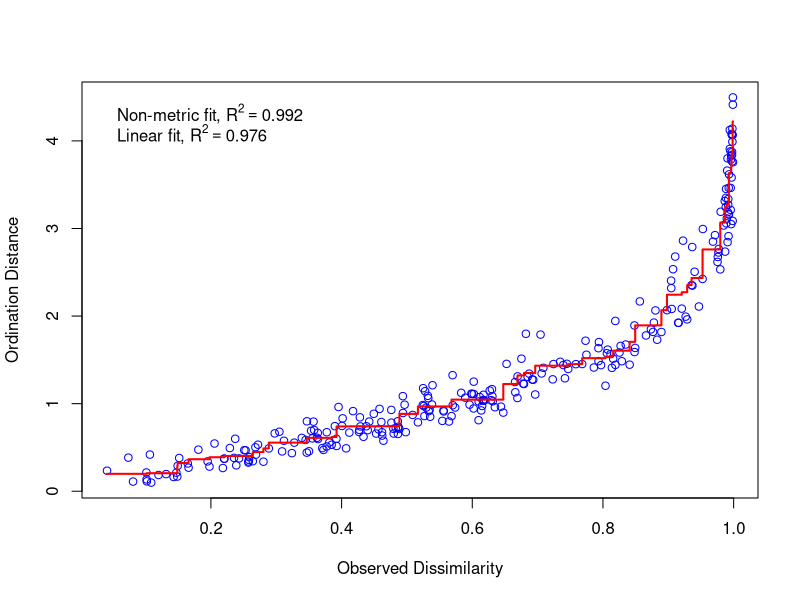
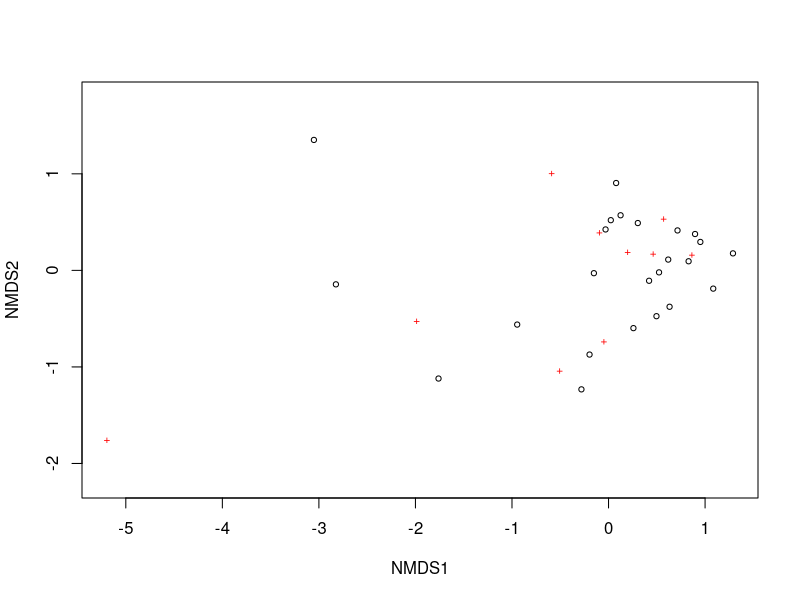

The R script that drew these images, in order: (Note: this script raises an error after producing the figures.)
#Figure 6 - NMDS of cyanos w/ toxin vectors

## libraries
library(tidyverse)
library(lubridate)
library(here)
library(vegan)
library(ggrepel)
library(patchwork)

## 2018 ####
phytos_2018 <- read_csv(here("data/processed_data/", "BP_PhytoTax_2018_KP.csv"))

cyanos_18 <- phytos_2018 %>% filter(Group == "Cyanophyte")

cyano_matrix_18 <- cyanos_18 %>%
  select(DOY,
         name_code,
         Cell_Density_L,
         Biomass_mg_m3) %>%
  group_by(DOY, name_code) %>%
  dplyr::summarize_at(vars(Cell_Density_L, Biomass_mg_m3), list(total = sum)) %>%
  droplevels()

cyano_matrix_18_biomass <- cyano_matrix_18 %>%
  select(DOY, name_code, Biomass_mg_m3_total) %>%
  pivot_wider(names_from = name_code, values_from =  Biomass_mg_m3_total, values_fill = 0)

##drop DOY 172 b/c no toxin sample that day
cyano_matrix_18_biomass <-cyano_matrix_18_biomass[-c(5),] 

##rename the Anabaena spp. to Dolichospermum 
cyano_matrix_18_biomass <- cyano_matrix_18_biomass %>% rename(Dol.flo = Ana.flo,
                                                              Dol.cra = Ana.cra,
                                                              Dol.sol = Ana.sol)

#drop DOY column for ordination
as.data.frame(cyano_matrix_18_biomass)
cyano_biomass_ord18 <- cyano_matrix_18_biomass[, -(1)]

#NMDS
set.seed(123)
cyano_nmds18 = metaMDS(cyano_biomass_ord18, distance = "bray", autotransform = F) 
cyano_nmds18

#checks
goodness(cyano_nmds18)
stressplot(cyano_nmds18)
ordiplot(cyano_nmds18)

##extract data scores 
cyano_datascores_18 = as.data.frame(scores(cyano_nmds18)) 
#add DOY column 
cyano_datascores_18$DOY = cyano_matrix_18_biomass$DOY
#check
head(cyano_datascores_18)

##extract species scores
cyano_speciesscores_18 <- as.data.frame(scores(cyano_nmds18, "species"))  
cyano_speciesscores_18$species <- rownames(cyano_speciesscores_18)  
head(cyano_speciesscores_18) 

##plot
cyano_nmdsplot_18 <- ggplot() + 
  ## geom_point(data=cyano_speciesscores_18, aes(x=NMDS1, y=NMDS2), size = 2.5, colour = "seagreen", shape = 8, stroke =1) +
  geom_text_repel(data=cyano_speciesscores_18,aes(x=NMDS1,y=NMDS2,label=species), size=4.5, colour = "seagreen4", fontface = "bold", alpha = 0.55, point.size = NA) +  # add the species labels
  geom_point(data=cyano_datascores_18,aes(x=NMDS1,y=NMDS2),size=2, alpha = 0.7) + # add the point markers
  geom_text_repel(data=cyano_datascores_18,aes(x=NMDS1,y=NMDS2,label=DOY),size=3.5, alpha = 0.7, box.padding = 0.3, fontface = "bold") +  # add the DOY labels ##coord_equal() +
  theme_bw() +
  theme(axis.title.x = element_text(size = 12, face = "bold"),
        axis.text.x = element_text(size = 12, face = "bold"),
        axis.title.y = element_text(size = 12, face = "bold"),
        axis.text.y = element_text(size = 12, face = "bold"),
        panel.grid.major = element_blank(),
        panel.grid.minor = element_blank())

cyano_nmdsplot_18_2 <- ggplot() + 
  ## geom_point(data=cyano_speciesscores_18, aes(x=NMDS1, y=NMDS2), size = 2.5, colour = "seagreen", shape = 8, stroke =1) +
  geom_text_repel(data=cyano_speciesscores_18,aes(x=NMDS1,y=NMDS2,label=species), size=4.5, colour = "seagreen4", fontface = "bold", alpha = 0.55, point.size = NA) +  # add the species labels
  geom_point(data=cyano_datascores_18,aes(x=NMDS1,y=NMDS2),size=2, alpha = 0.7) + # add the point markers
  ## geom_text_repel(data=cyano_datascores_18,aes(x=NMDS1,y=NMDS2,label=DOY),size=3.5, alpha = 0.6, box.padding = 0.3, fontface = "bold") +  # add the DOY labels ##coord_equal() +
  theme_bw() +
  theme(axis.title.x = element_text(size = 12, face = "bold"),
        axis.text.x = element_text(size = 12, face = "bold"),
        axis.title.y = element_text(size = 12, face = "bold"),
        axis.text.y = element_text(size = 12, face = "bold"),
        panel.grid.major = element_blank(),
        panel.grid.minor = element_blank())

##2018 Toxins ####
##> LOD is 0, >LOD<LOQs replaced with LOD

toxs_2018 <- read_csv(here("data/processed_data/", "Toxs2018_zerosLOQs.csv"))

intra_tox18 <- toxs_2018 %>% filter(Depth_m == 0.8)

#create matrix for ordination 
intra_tox18_matrix <- intra_tox18 %>% mutate(DOY = yday(Date)) %>% 
  select(DOY, everything(), -Date, -Sample_Type, -Depth_m) 

as.data.frame(intra_tox18_matrix)
intra_tox18_ord <- intra_tox18_matrix[, -(1)]

##sqrt transformation of toxins
sqrt_tox18<-apply(intra_tox18_ord, c(1,2), function(x) sqrt(x))
sqrt_tox18

sqrt_tox18 <- as.data.frame(sqrt_tox18)

sqrt_tox18_vecs <- envfit(cyano_nmds18, sqrt_tox18, permu = 999, na.rm = TRUE)
sqrt_tox18_vecs

sqrt_toxscores_18 <- as.data.frame(scores(sqrt_tox18_vecs, display = "vectors")) #extract scores from envfit
sqrt_toxscores_18 <- cbind(sqrt_toxscores_18, toxs = rownames(sqrt_toxscores_18)) #add names
sqrt_toxscores_18 <- cbind(sqrt_toxscores_18, pval = sqrt_tox18_vecs$vectors$pvals) # add pvalues 
sig_sqrt_toxscores_18 <- subset(sqrt_toxscores_18, pval<=0.051) #subset variables significant at 0.05

head(sqrt_toxscores_18)

##add vectors to plot
vec_plot18 <- cyano_nmdsplot_18_2 + 
  geom_segment(data = sig_sqrt_toxscores_18, aes(x = 0, xend=NMDS1, y=0, yend=NMDS2), arrow = arrow(length = unit(0.25, "cm")), colour = "black", lwd=0.8) + #sig toxins
  geom_text_repel(data = sig_sqrt_toxscores_18, aes(x=NMDS1, y=NMDS2, label = toxs), size = 3, bg.colour = "white", bg.r = 0.15, colour = "black", fontface = "bold", direction = "both", segment.size = NA, segment.angle = 180) #add labels for toxins

## 2019 ####
phytos_2019 <- read_csv(here("data/processed_data/", "BP_PhytoTax_2019_KP.csv"))

cyanos_19 <- phytos_2019 %>% filter(Group == "Cyanophyte")

cyano_matrix <- cyanos_19 %>%
  select(DOY,
         name_code,
         Cell_Density_L,
         Biomass_mg_m3) %>%
  group_by(DOY, name_code) %>%
  dplyr::summarize_at(vars(Cell_Density_L, Biomass_mg_m3), list(total = sum)) %>%
  droplevels()

cyano_matrix_biomass <- cyano_matrix %>%
  select(DOY, name_code, Biomass_mg_m3_total) %>%
  pivot_wider(names_from = name_code, values_from =  Biomass_mg_m3_total, values_fill = 0)

##rename Anabaena to Dolichospermum
cyano_matrix_biomass <- cyano_matrix_biomass %>% rename(Dol.flo = Ana.flo,
                                                        Dol.cra = Ana.cra)

#drop DOY column for ordination
as.data.frame(cyano_matrix_biomass)
cyano_biomass_ord <- cyano_matrix_biomass[, -(1)]

#NMDS
set.seed(123)
cyano_nmds = metaMDS(cyano_biomass_ord, distance = "bray", autotransform = F) 
cyano_nmds

#checks
goodness(cyano_nmds)
stressplot(cyano_nmds)
ordiplot(cyano_nmds)

##extract data scores 
cyano_data_scores = as.data.frame(scores(cyano_nmds)) 
#add DOY to data frame 
cyano_data_scores$DOY = cyano_matrix_biomass$DOY
#check 
head(cyano_data_scores)

##extract species scores
cyano_species_scores <- as.data.frame(scores(cyano_nmds, "species"))  
cyano_species_scores$species <- rownames(cyano_species_scores)  
head(cyano_species_scores) 

cyano_nmds_plot_19 <- ggplot() + 
  geom_text_repel(data=cyano_species_scores,aes(x=NMDS1,y=NMDS2,label=species), size=4.5, colour = "seagreen4", fontface = "bold", alpha = 0.55, point.size = NA) +  # add the species labels
  geom_point(data=cyano_data_scores,aes(x=NMDS1,y=NMDS2),size=2, alpha = 0.7) + # add the point markers
  geom_text_repel(data=cyano_data_scores,aes(x=NMDS1,y=NMDS2,label=DOY),size=3.5, alpha = 0.7, box.padding = 0.3, fontface = "bold") +  # add the DOY labels +
  ##coord_equal() +
  theme_bw() +
  theme(axis.title.x = element_text(size = 12, face = "bold"),
        axis.text.x = element_text(size = 12, face = "bold"),
        axis.title.y = element_text(size = 12, face = "bold"),
        axis.text.y = element_text(size = 12, face = "bold"),
        panel.grid.major = element_blank(),
        panel.grid.minor = element_blank())

cyano_nmds_plot_19_2 <- ggplot() + 
  geom_text_repel(data=cyano_species_scores,aes(x=NMDS1,y=NMDS2,label=species), size=4.5, colour = "seagreen4", fontface = "bold", alpha = 0.55, point.size = NA) +  # add the species labels
  geom_point(data=cyano_data_scores,aes(x=NMDS1,y=NMDS2),size=2, alpha = 0.7) + # add the point markers
  ##geom_text_repel(data=cyano_data_scores,aes(x=NMDS1,y=NMDS2,label=DOY),size=3.5, alpha = 0.6, box.padding = 0.3, fontface = "bold") +  # add the DOY labels +
  ##coord_equal() +
  theme_bw() +
  theme(axis.title.x = element_text(size = 12, face = "bold"),
        axis.text.x = element_text(size = 12, face = "bold"),
        axis.title.y = element_text(size = 12, face = "bold"),
        axis.text.y = element_text(size = 12, face = "bold"),
        panel.grid.major = element_blank(),
        panel.grid.minor = element_blank())


## 2019 Toxins ####
##LODs replaced with zeros, >LOD<LOQs replaced with LOQ

toxs_2019 <- read_csv(here("data/processed_data/", "Toxs2019_zerosLOQs.csv"))

intra_tox <- toxs_2019 %>% filter(Depth_m == 0.8)
intra_tox_matrix <- intra_tox %>% mutate(DOY = yday(Date)) %>% 
  select(DOY, everything(), -Date, -Sample_Type, -Depth_m) 

as.data.frame(intra_tox_matrix)
intra_tox_ord <- intra_tox_matrix[, -(1)]

##sqrt transformation of toxins
sqrt_tox<-apply(intra_tox_ord, c(1,2), function(x) sqrt(x))
sqrt_tox

sqrt_tox <- as.data.frame(sqrt_tox)

sqrt_tox_vecs <- envfit(cyano_nmds, sqrt_tox, permu = 999, na.rm = TRUE)
sqrt_tox_vecs

sqrttox_scores <- as.data.frame(scores(sqrt_tox_vecs, display = "vectors")) #extract scores from envfit
sqrttox_scores <- cbind(sqrttox_scores, toxs = rownames(sqrttox_scores)) #add tox names
sqrttox_scores <- cbind(sqrttox_scores, pval = sqrt_tox_vecs$vectors$pvals) # add pvalues
sig_sqrttox_scores <- subset(sqrttox_scores, pval<=0.051) #subset toxins significant at 0.05

head(sqrttox_scores)

vec_plot19 <- cyano_nmds_plot_19_2 + 
  geom_segment(data = sig_sqrttox_scores, aes(x = 0, xend=NMDS1, y=0, yend=NMDS2), 
               arrow = arrow(length = unit(0.25, "cm")), colour = "black", lwd=0.8) + #sig toxins
  geom_text_repel(data = sig_sqrttox_scores, aes(x=NMDS1, y=NMDS2, label = toxs), 
                  size = 3, bg.colour = "white", bg.r = 0.15, colour = "black", fontface = "bold", direction = "both", segment.size = NA, segment.angle = 180) #add labels for toxins

## FIGURE 5 -patchwork of the ordinations ####

layout <- "AABB
           CCDD"

cyano_nmdsplot_18 +  cyano_nmds_plot_19 + vec_plot18 + vec_plot19 + 
  plot_layout(design = layout) +
  plot_annotation(tag_levels = 'a', tag_suffix = ')') & 
  theme(plot.tag = element_text(face = "bold", size = 12))

## Spearman correlations ####
##Corr matrix of cyanos with most prevalent toxins ####
library(Hmisc)

## run code for Flatten matrix function (see below)

#2018
#reduce toxins
red_tox18_matrix <- intra_tox18_matrix %>% select(DOY, MC_total, AP_A, AP_B)
#join two 2018 matrices
cyano_tox18 <- left_join(cyano_matrix_18_biomass, red_tox18_matrix, by = "DOY")
cyano_tox18 <- cyano_tox18[, -(1)]

cor_tox18 <- rcorr(as.matrix(cyano_tox18), type = "spearman")
cor_tox18

cor_tox18_print <- flattenCorrMatrix(cor_tox18$r, cor_tox18$P)
cor_tox18_print

#2019
red_tox19_matrix <- intra_tox_matrix %>% select(DOY, MC_total, AP_A, AP_B)
#join two 2019 matrices
cyano_tox <- left_join(cyano_matrix_biomass, red_tox19_matrix, by = "DOY")
cyano_tox <- cyano_tox[, -(1)]

cor_tox <- rcorr(as.matrix(cyano_tox), type = "spearman")
cor_tox

cor_tox_print <- flattenCorrMatrix(cor_tox$r, cor_tox$P)


##code from web for function to make correlation matrix easier to read

# flattenCorrMatrix code from: http://www.sthda.com/english/wiki/correlation-matrix-formatting-and-visualization

# cormat : matrix of the correlation coefficients
# pmat : matrix of the correlation p-values
flattenCorrMatrix <- function(cormat, pmat) {
  ut <- upper.tri(cormat)
  data.frame(
    row = rownames(cormat)[row(cormat)[ut]],
    column = rownames(cormat)[col(cormat)[ut]],
    cor  =(cormat)[ut],
    p = pmat[ut]
  )
}
